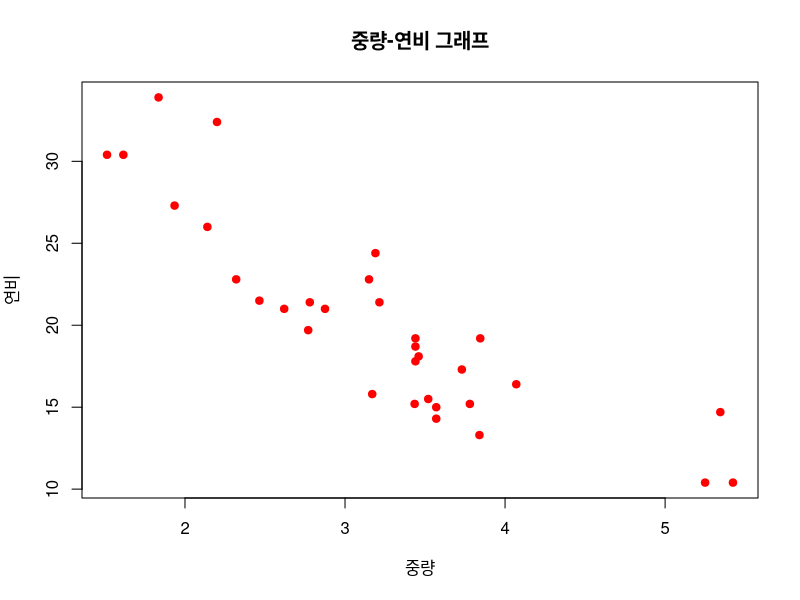
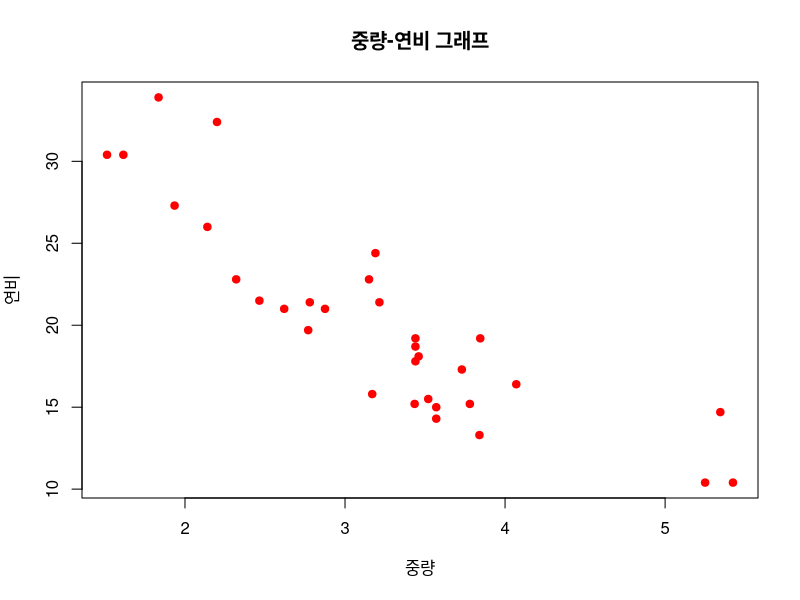
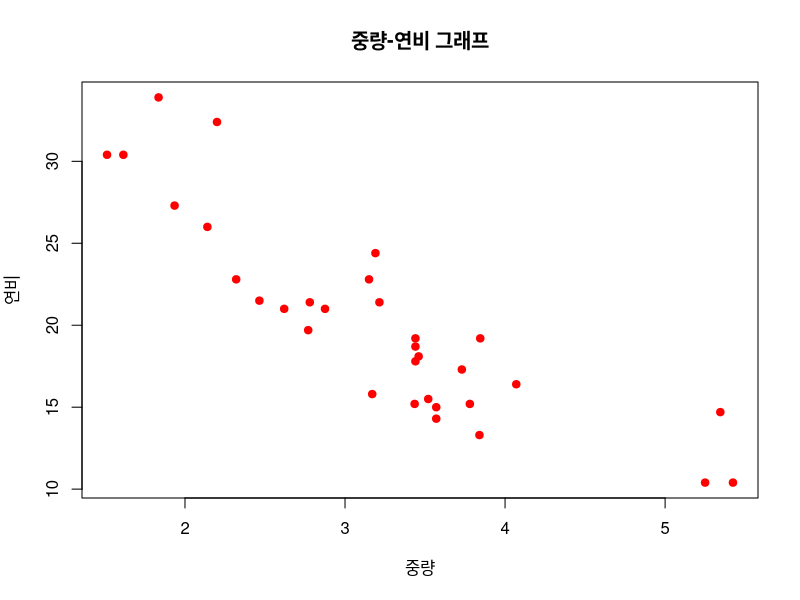
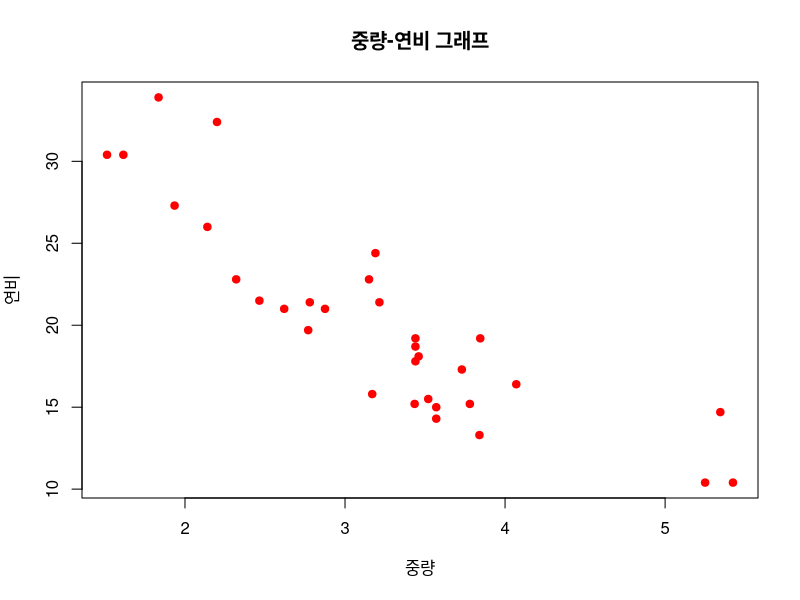
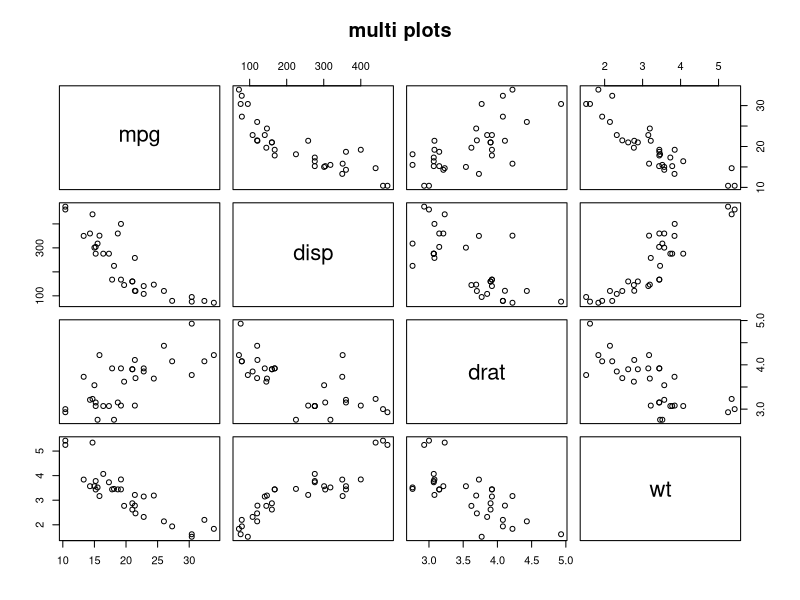
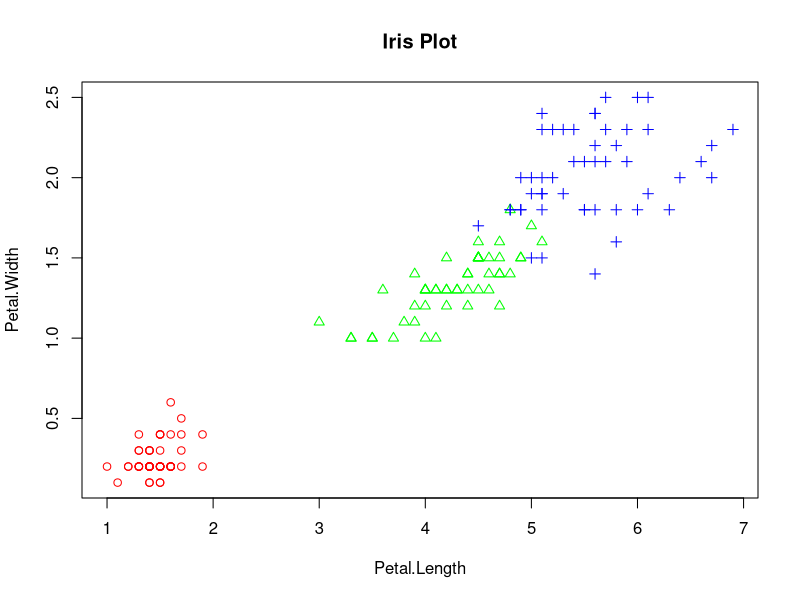
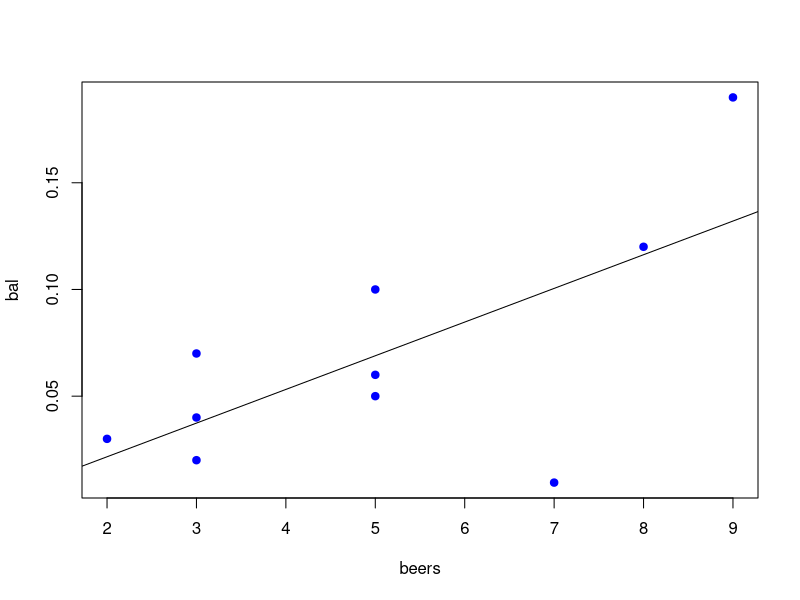
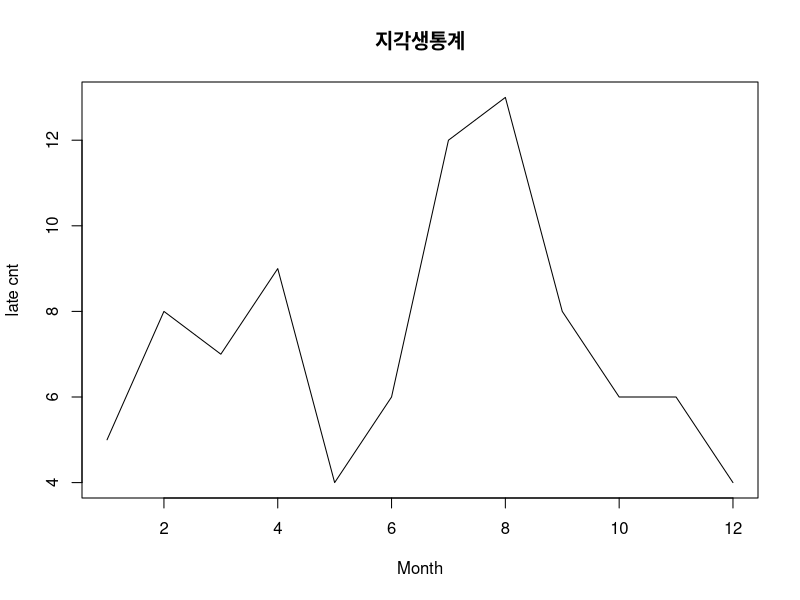

Recreate these plots in R, in order.
#
# 6일차

# 다중변수 자료 탐색
# 두 변수 사이의 산점도
# 산점도(scatter plot) - 2변수로 구성된 자료의 분포를 알아보는 관측값들의 분포를 2 변수 사이의 관계 파악.


wt <- mtcars$wt
mpg <- mtcars$mpg
plot( wt, mpg, main = "중량-연비 그래프",
      xlab = "중량", ylab = "연비", col = "red", pch = 19 )
# wt, mpg : 산점도를 그릴 데이터, pch = 점의 모양

plot( mtcars$wt, mtcars$mpg,
      main = "중량-연비 그래프",
      xlab = "중량", ylab = "연비",
      col = "red", pch = 19 )

plot( mtcars[,c("wt","mpg")],
      main = "중량-연비 그래프",
      xlab = "중량", ylab = "연비",
      col = "red", pch = 19 )


plot( mpg~wt, data = mtcars,
      main = "중량-연비 그래프",
      xlab = "중량", ylab = "연비",
      col = "red", pch = 19 )

# ↑ 다르게 같은 그래프 그리기 ↑ #



# 여러 변수들 간의 산점도
vars <- c("mpg", "disp", "drat", "wt" )
#vars
target <- mtcars[ ,vars ]
head(target)
pairs( target, main = "multi plots")


# 그룹 정보가 있는 두 변수의 산점도
iris.2 <- iris[ , 3:4]
point <- as.numeric( iris$Species )
point
color <- c("red","green","blue")
plot( iris.2, main = "Iris Plot",
      pch = c( point ),
      col = color[ point ])


# 상관분석
beers <- c(5,2,9,8,3,7,3,5,3,5)
bal <- c( 0.1,0.03,0.19,0.12,0.04,
          0.0095,0.07,0.06,0.02,0.05 )
tbl <- data.frame( beers, bal )
tbl

plot( bal~beers, data = tbl, col = "blue", pch = 19 ) #산점도

res <- lm( bal ~ beers, data = tbl )  # 회귀식 도출
res
abline(res)                           # 회귀선

cor( tbl[ , 1:2 ])                    # 이변량 상관 계수 구하기
cor( iris[ , 1:4 ])                   # 다변량 상관 계수 구하기


# 상관분석 순서
#
# 1. 상관분석 대상 변수선정

# 2. 산점도 작성( 관측값 분포 확인) : plot()

# 3. 회귀식 도출 : lm()
# (회귀식 : 두 변수의 선형관계를 가장 잘 나타낼 수 있는 선의 식)
# ( y = xw + b )

# 4. 회귀선을 산점도에 표시 : abline()
# ( 회귀선 : 관측값들의 추세를 가장 잘 나타낼 수 있는 선 )

# 5. 상관계수 계산 : cor()

# 6. 상관분석 결과 해석


# 시계열 data - 선 그래프
month <- 1:12
late <- c(5,8,7,9,4,6,12,13,8,6,6,4)
plot(month, late, main = '지각생통계',
     type = "l", lty = 1, lwd = 1,
     xlab = "Month", ylab = "late cnt")

plot(month, late, main = '지각생통계',
     type = "b", lty = 1, lwd = 1,
     xlab = "Month", ylab = "late cnt")

plot(month, late, main = '지각생통계',
     type = "c", lty = 1, lwd = 1,
     xlab = "Month", ylab = "late cnt")

plot(month, late, main = '지각생통계',
     type = "s", lty = 1, lwd = 1,
     xlab = "Month", ylab = "late cnt")


# 복수의 선 그래프
late1 <- c(5,8,7,9,4,6,12,13,8,6,6,4)
late2 <- c(4,6,5,8,7,8,10,11,6,5,7,3)

plot(month, late1, main = '지각생 통계',
     type = "b", lty = 1, lwd = 1, col = "red",
     xlab = "Month", ylab = "late cnt", vlim = c( 1,15 ) )
lines( month, late2, type = "b", col = "blue" )



# 자료 탐색 실습 - 탐색적 데이터 분석

# 0단계 : 문제 정의
# 1단계 : 분석 대상 데이터셋 준비
#         BostonHousing 데이터셋 (mlbench pac.)
install.packages( "mlbench" )
library( mlbench )
data( "BostonHousing" )

# crim : 1인당 범죄율
# rm : 주택 가구당 방 수
# dis : 보스턴 5개 지역센터까지의 거리
# tax :  재산세율
# medv : 주택가격

class(BostonHousing )
dim( BostonHousing )
str( BostonHousing )
head( BostonHousing )
tail( BostonHousing )

myds <- BostonHousing[, c("crim", "rm","dis","tax","medv") ]
myds


# 2단계 : 파생변수 추가 : grp 변수 추가(주택가격 상,중,하 표현)
grp <- c()
for ( i in 1:nrow( myds ) ) {
  if ( myds$medv[ i ] >= 25.0 ){
    grp[i] <- 'H'
  } else if ( myds$medv[ i ] <= 17.0 ){
    grp[ i ] <- 'L'
  } else{
    grp[ i ] <- 'M'
  }
}

grp <- factor(grp)
grp <- factor( grp, levels = c( "H","M","L" ) ) # 내가 원하는 레벨 순서대로 정한 것.
myds <- data.frame( myds, grp ) #myds에 grp(파생변수)가 추가된 dataframe
head(myds)


# 3단계 : 데이터셋의 형태와 기본적인 내용 파악
str(myds)
head(myds)
table(myds$grp)

# 4단계 : 히스토그램에 의한 관측값의 분포 확인

par( mfrow = c(2,3) )
for ( i in 1:5 ){
  hist( myds[,1], main = colnames( myds )[i],
        col = "yellow")
}
par( mfrow  = c(1,1))


# 5 단계 : 상자그림에 의한 관측값의 분포 확인

par( mfrow = c(2,3) )
for ( i in 1:5 ){
  boxplot( myds[,1], main = colnames( myds )[i])
}
par( mfrow  = c(1,1))

myds

# 6단계 : 그룹별 관측값 분포 확인
boxplot( myds$crim ~ myds$grp,
         main = "1인당 범죄율")
boxplot( myds$rm ~ myds$grp,
         main = "방의 개수")
# grp는 펙터니까 그룹으로 될 수있음.

# 7단계 : 다중 산점도를 통한 변수 간 상관 관계 확인
pairs( myds[, -6]) # 6번째 변수는 생략. <- 왜? : factor 타입이니까.



# 8 단계 : 그룹 정보를 포함한 변수 간 상간관계 확인
point <- as.integer( myds$grp )
color <- c("red","green","blue")
pairs( myds[,-6], pch = point,
       col = color[ point ])

# 9단계 : 변수 간 상관계수 확인
cor( myds[ , -6 ] )




















